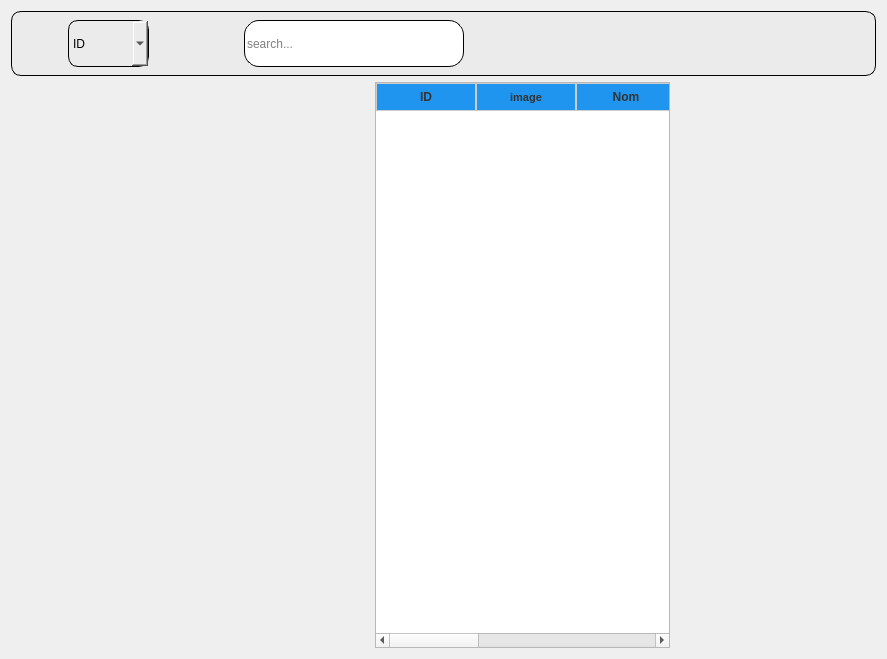
         <widget class="QWidget" name="list_machine">
          <layout class="QGridLayout" name="gridLayout_20">
           <item row="0" column="0" colspan="16">
            <widget class="QWidget" name="widget_8" native="true">
             <property name="minimumSize">
              <size>
               <width>0</width>
               <height>65</height>
              </size>
             </property>
             <property name="maximumSize">
              <size>
               <width>16777215</width>
               <height>65</height>
              </size>
             </property>
             <property name="styleSheet">
              <string notr="true">background-color: rgb(235, 235, 235); /* Couleur de fond */
    border: 1px solid black; /* Couleur de bordure */
    border-radius: 10px; /* Arrondi des coins */
 
</string>
             </property>
             <layout class="QGridLayout" name="gridLayout_19">
              <item row="0" column="0">
               <layout class="QHBoxLayout" name="horizontalLayout_13">
                <property name="spacing">
                 <number>6</number>
                </property>
                <property name="sizeConstraint">
                 <enum>QLayout::SetMinimumSize</enum>
                </property>
                <item>
                 <widget class="QPushButton" name="pushButton_27">
                  <property name="maximumSize">
                   <size>
                    <width>65</width>
                    <height>60</height>
                   </size>
                  </property>
                  <property name="styleSheet">
                   <string notr="true">QPushButton{

 padding-left: 10px;
border:none;

}</string>
                  </property>
                  <property name="text">
                   <string/>
                  </property>
                  <property name="icon">
                   <iconset resource="icon.qrc">
                    <normaloff>:/icon_metierN/ressource/icon_n/icon_metN/filter.png</normaloff>:/icon_metierN/ressource/icon_n/icon_metN/filter.png</iconset>
                  </property>
                  <property name="iconSize">
                   <size>
                    <width>35</width>
                    <height>31</height>
                   </size>
                  </property>
                 </widget>
                </item>
                <item>
                 <widget class="QComboBox" name="comboBox_4">
                  <property name="maximumSize">
                   <size>
                    <width>128</width>
                    <height>60</height>
                   </size>
                  </property>
                  <item>
                   <property name="text">
                    <string>ID</string>
                   </property>
                  </item>
                  <item>
                   <property name="text">
                    <string>Nom</string>
                   </property>
                  </item>
                  <item>
                   <property name="text">
                    <string>Description</string>
                   </property>
                  </item>
                  <item>
                   <property name="text">
                    <string>Etat</string>
                   </property>
                  </item>
                 </widget>
                </item>
               </layout>
              </item>
              <item row="0" column="1">
               <spacer name="horizontalSpacer_10">
                <property name="orientation">
                 <enum>Qt::Horizontal</enum>
                </property>
                <property name="sizeHint" stdset="0">
                 <size>
                  <width>89</width>
                  <height>20</height>
                 </size>
                </property>
               </spacer>
              </item>
              <item row="0" column="2">
               <layout class="QHBoxLayout" name="horizontalLayout_14">
                <property name="spacing">
                 <number>3</number>
                </property>
                <item>
                 <widget class="QLineEdit" name="lineEdit_4">
                  <property name="minimumSize">
                   <size>
                    <width>220</width>
                    <height>0</height>
                   </size>
                  </property>
                  <property name="maximumSize">
                   <size>
                    <width>250</width>
                    <height>200</height>
                   </size>
                  </property>
                  <property name="palette">
                   <palette>
                    <active>
                     <colorrole role="Button">
                      <brush brushstyle="SolidPattern">
                       <color alpha="255">
                        <red>255</red>
                        <green>255</green>
                        <blue>255</blue>
                       </color>
                      </brush>
                     </colorrole>
                     <colorrole role="Base">
                      <brush brushstyle="SolidPattern">
                       <color alpha="255">
                        <red>255</red>
                        <green>255</green>
                        <blue>255</blue>
                       </color>
                      </brush>
                     </colorrole>
                     <colorrole role="Window">
                      <brush brushstyle="SolidPattern">
                       <color alpha="255">
                        <red>255</red>
                        <green>255</green>
                        <blue>255</blue>
                       </color>
                      </brush>
                     </colorrole>
                    </active>
                    <inactive>
                     <colorrole role="Button">
                      <brush brushstyle="SolidPattern">
                       <color alpha="255">
                        <red>255</red>
                        <green>255</green>
                        <blue>255</blue>
                       </color>
                      </brush>
                     </colorrole>
                     <colorrole role="Base">
                      <brush brushstyle="SolidPattern">
                       <color alpha="255">
                        <red>255</red>
                        <green>255</green>
                        <blue>255</blue>
                       </color>
                      </brush>
                     </colorrole>
                     <colorrole role="Window">
                      <brush brushstyle="SolidPattern">
                       <color alpha="255">
                        <red>255</red>
                        <green>255</green>
                        <blue>255</blue>
                       </color>
                      </brush>
                     </colorrole>
                    </inactive>
                    <disabled>
                     <colorrole role="Button">
                      <brush brushstyle="SolidPattern">
                       <color alpha="255">
                        <red>255</red>
                        <green>255</green>
                        <blue>255</blue>
                       </color>
                      </brush>
                     </colorrole>
                     <colorrole role="Base">
                      <brush brushstyle="SolidPattern">
                       <color alpha="255">
                        <red>255</red>
                        <green>255</green>
                        <blue>255</blue>
                       </color>
                      </brush>
                     </colorrole>
                     <colorrole role="Window">
                      <brush brushstyle="SolidPattern">
                       <color alpha="255">
                        <red>255</red>
                        <green>255</green>
                        <blue>255</blue>
                       </color>
                      </brush>
                     </colorrole>
                    </disabled>
                   </palette>
                  </property>
                  <property name="styleSheet">
                   <string notr="true">/*background-color: rgb(255, 255, 255); 
    border-radius: 15px;  */
 background-color: rgb(255, 255, 255); /* Couleur de fond */
    border-radius: 15px; /* Arrondi des coins */
    border: 1px solid black; /* Bordure de 1px en couleur noire */</string>
                  </property>
                  <property name="text">
                   <string/>
                  </property>
                  <property name="placeholderText">
                   <string>search...</string>
                  </property>
                 </widget>
                </item>
                <item>
                 <widget class="QPushButton" name="pushButton_28">
                  <property name="maximumSize">
                   <size>
                    <width>50</width>
                    <height>50</height>
                   </size>
                  </property>
                  <property name="styleSheet">
                   <string notr="true">QPushButton{

 padding-left: 10px;
border:none;

}</string>
                  </property>
                  <property name="text">
                   <string/>
                  </property>
                  <property name="icon">
                   <iconset resource="icon.qrc">
                    <normaloff>:/icon_metierN/ressource/icon_n/icon_metN/search.png</normaloff>:/icon_metierN/ressource/icon_n/icon_metN/search.png</iconset>
                  </property>
                  <property name="iconSize">
                   <size>
                    <width>33</width>
                    <height>23</height>
                   </size>
                  </property>
                 </widget>
                </item>
               </layout>
              </item>
              <item row="0" column="3">
               <spacer name="horizontalSpacer_11">
                <property name="orientation">
                 <enum>Qt::Horizontal</enum>
                </property>
                <property name="sizeHint" stdset="0">
                 <size>
                  <width>118</width>
                  <height>20</height>
                 </size>
                </property>
               </spacer>
              </item>
              <item row="0" column="4">
               <layout class="QHBoxLayout" name="horizontalLayout_15">
                <item>
                 <widget class="QPushButton" name="historique_machine">
                  <property name="styleSheet">
                   <string notr="true">QPushButton{

 padding-left: 10px;
border:none;

}</string>
                  </property>
                  <property name="text">
                   <string/>
                  </property>
                  <property name="icon">
                   <iconset resource="icon.qrc">
                    <normaloff>:/icon_tabN/ressource/icon_n/icon_tabN/archiver.png</normaloff>:/icon_tabN/ressource/icon_n/icon_tabN/archiver.png</iconset>
                  </property>
                  <property name="iconSize">
                   <size>
                    <width>40</width>
                    <height>40</height>
                   </size>
                  </property>
                 </widget>
                </item>
                <item>
                 <widget class="QPushButton" name="screenshot_machine">
                  <property name="styleSheet">
                   <string notr="true">QPushButton{

 padding-left: 10px;
border:none;

}</string>
                  </property>
                  <property name="text">
                   <string/>
                  </property>
                  <property name="icon">
                   <iconset resource="icon.qrc">
                    <normaloff>:/icon_metierN/ressource/icon_n/icon_metN/screenshoot.png</normaloff>:/icon_metierN/ressource/icon_n/icon_metN/screenshoot.png</iconset>
                  </property>
                  <property name="iconSize">
                   <size>
                    <width>50</width>
                    <height>50</height>
                   </size>
                  </property>
                 </widget>
                </item>
                <item>
                 <widget class="QPushButton" name="sendd">
                  <property name="maximumSize">
                   <size>
                    <width>48</width>
                    <height>33</height>
                   </size>
                  </property>
                  <property name="styleSheet">
                   <string notr="true">QPushButton{

 padding-left: 10px;
border:none;

}</string>
                  </property>
                  <property name="text">
                   <string/>
                  </property>
                  <property name="icon">
                   <iconset resource="icon.qrc">
                    <normaloff>:/icon_metierN/ressource/icon_n/icon_metN/ai.png</normaloff>:/icon_metierN/ressource/icon_n/icon_metN/ai.png</iconset>
                  </property>
                  <property name="iconSize">
                   <size>
                    <width>40</width>
                    <height>35</height>
                   </size>
                  </property>
                 </widget>
                </item>
                <item>
                 <widget class="QPushButton" name="excel_machine">
                  <property name="styleSheet">
                   <string notr="true">QPushButton{

 padding-left: 10px;
border:none;

}</string>
                  </property>
                  <property name="text">
                   <string/>
                  </property>
                  <property name="icon">
                   <iconset resource="icon.qrc">
                    <normaloff>:/icon_metierN/ressource/icon_n/icon_metN/microsoft-excel.png</normaloff>:/icon_metierN/ressource/icon_n/icon_metN/microsoft-excel.png</iconset>
                  </property>
                  <property name="iconSize">
                   <size>
                    <width>40</width>
                    <height>40</height>
                   </size>
                  </property>
                 </widget>
                </item>
                <item>
                 <widget class="QPushButton" name="pdf_machine">
                  <property name="maximumSize">
                   <size>
                    <width>60</width>
                    <height>60</height>
                   </size>
                  </property>
                  <property name="styleSheet">
                   <string notr="true">QPushButton{

 padding-left: 10px;
border:none;

}</string>
                  </property>
                  <property name="text">
                   <string/>
                  </property>
                  <property name="icon">
                   <iconset resource="icon.qrc">
                    <normaloff>:/icon_metierN/ressource/icon_n/icon_metN/pdf-file.png</normaloff>:/icon_metierN/ressource/icon_n/icon_metN/pdf-file.png</iconset>
                  </property>
                  <property name="iconSize">
                   <size>
                    <width>40</width>
                    <height>40</height>
                   </size>
                  </property>
                 </widget>
                </item>
               </layout>
              </item>
             </layout>
            </widget>
           </item>
           <item row="1" column="0">
            <spacer name="verticalSpacer_29">
             <property name="orientation">
              <enum>Qt::Vertical</enum>
             </property>
             <property name="sizeHint" stdset="0">
              <size>
               <width>20</width>
               <height>505</height>
              </size>
             </property>
            </spacer>
           </item>
           <item row="1" column="1">
            <spacer name="verticalSpacer_30">
             <property name="orientation">
              <enum>Qt::Vertical</enum>
             </property>
             <property name="sizeHint" stdset="0">
              <size>
               <width>20</width>
               <height>505</height>
              </size>
             </property>
            </spacer>
           </item>
           <item row="1" column="2">
            <spacer name="verticalSpacer_31">
             <property name="orientation">
              <enum>Qt::Vertical</enum>
             </property>
             <property name="sizeHint" stdset="0">
              <size>
               <width>20</width>
               <height>505</height>
              </size>
             </property>
            </spacer>
           </item>
           <item row="1" column="3">
            <spacer name="verticalSpacer_32">
             <property name="orientation">
              <enum>Qt::Vertical</enum>
             </property>
             <property name="sizeHint" stdset="0">
              <size>
               <width>20</width>
               <height>505</height>
              </size>
             </property>
            </spacer>
           </item>
           <item row="1" column="4">
            <spacer name="verticalSpacer_33">
             <property name="orientation">
              <enum>Qt::Vertical</enum>
             </property>
             <property name="sizeHint" stdset="0">
              <size>
               <width>20</width>
               <height>505</height>
              </size>
             </property>
            </spacer>
           </item>
           <item row="1" column="5">
            <spacer name="verticalSpacer_34">
             <property name="orientation">
              <enum>Qt::Vertical</enum>
             </property>
             <property name="sizeHint" stdset="0">
              <size>
               <width>20</width>
               <height>505</height>
              </size>
             </property>
            </spacer>
           </item>
           <item row="1" column="6">
            <spacer name="verticalSpacer_35">
             <property name="orientation">
              <enum>Qt::Vertical</enum>
             </property>
             <property name="sizeHint" stdset="0">
              <size>
               <width>20</width>
               <height>505</height>
              </size>
             </property>
            </spacer>
           </item>
           <item row="1" column="7">
            <spacer name="verticalSpacer_36">
             <property name="orientation">
              <enum>Qt::Vertical</enum>
             </property>
             <property name="sizeHint" stdset="0">
              <size>
               <width>20</width>
               <height>505</height>
              </size>
             </property>
            </spacer>
           </item>
           <item row="1" column="8">
            <spacer name="verticalSpacer_37">
             <property name="orientation">
              <enum>Qt::Vertical</enum>
             </property>
             <property name="sizeHint" stdset="0">
              <size>
               <width>20</width>
               <height>505</height>
              </size>
             </property>
            </spacer>
           </item>
           <item row="1" column="9">
            <spacer name="verticalSpacer_38">
             <property name="orientation">
              <enum>Qt::Vertical</enum>
             </property>
             <property name="sizeHint" stdset="0">
              <size>
               <width>20</width>
               <height>505</height>
              </size>
             </property>
            </spacer>
           </item>
           <item row="1" column="10">
            <spacer name="verticalSpacer_39">
             <property name="orientation">
              <enum>Qt::Vertical</enum>
             </property>
             <property name="sizeHint" stdset="0">
              <size>
               <width>20</width>
               <height>505</height>
              </size>
             </property>
            </spacer>
           </item>
           <item row="1" column="11">
            <spacer name="verticalSpacer_40">
             <property name="orientation">
              <enum>Qt::Vertical</enum>
             </property>
             <property name="sizeHint" stdset="0">
              <size>
               <width>20</width>
               <height>505</height>
              </size>
             </property>
            </spacer>
           </item>
           <item row="1" column="12">
            <spacer name="verticalSpacer_41">
             <property name="orientation">
              <enum>Qt::Vertical</enum>
             </property>
             <property name="sizeHint" stdset="0">
              <size>
               <width>20</width>
               <height>505</height>
              </size>
             </property>
            </spacer>
           </item>
           <item row="1" column="13">
            <spacer name="verticalSpacer_42">
             <property name="orientation">
              <enum>Qt::Vertical</enum>
             </property>
             <property name="sizeHint" stdset="0">
              <size>
               <width>20</width>
               <height>505</height>
              </size>
             </property>
            </spacer>
           </item>
           <item row="1" column="14">
            <widget class="QTableWidget" name="table_machine">
             <property name="sizePolicy">
              <sizepolicy hsizetype="Expanding" vsizetype="Expanding">
               <horstretch>0</horstretch>
               <verstretch>0</verstretch>
              </sizepolicy>
             </property>
             <property name="minimumSize">
              <size>
               <width>0</width>
               <height>0</height>
              </size>
             </property>
             <property name="maximumSize">
              <size>
               <width>1000</width>
               <height>5000</height>
              </size>
             </property>
             <property name="font">
              <font>
               <weight>50</weight>
               <bold>false</bold>
               <underline>false</underline>
               <strikeout>false</strikeout>
               <kerning>true</kerning>
              </font>
             </property>
             <property name="mouseTracking">
              <bool>false</bool>
             </property>
             <property name="tabletTracking">
              <bool>false</bool>
             </property>
             <property name="styleSheet">
              <string notr="true">QTableView {
     radius:10px;
 
    box-shadow: 0px 5px 10px rgba(0, 0, 0, 0.1); /* Ajouter un effet d'ombre */
} QHeaderView::section {
   background-color: rgb(31, 149, 239);
    color: #333333; /* Couleur du texte de l'en-tête */
    padding: 4px; /* Espace intérieur de l'en-tête */
    border: 1px solid #cccccc; /* Bordure de l'en-tête */
    text-align: left; /* Alignement du texte de l'en-tête */
}
QTableView::item:selected {
    background-color: #4d90fe; /* Couleur de fond de la cellule sélectionnée */
    color: white; /* Couleur du texte de la cellule sélectionnée */
}</string>
             </property>
             <property name="lineWidth">
              <number>1</number>
             </property>
             <property name="sizeAdjustPolicy">
              <enum>QAbstractScrollArea::AdjustIgnored</enum>
             </property>
             <property name="tabKeyNavigation">
              <bool>true</bool>
             </property>
             <property name="showDropIndicator" stdset="0">
              <bool>true</bool>
             </property>
             <property name="dragEnabled">
              <bool>false</bool>
             </property>
             <property name="dragDropOverwriteMode">
              <bool>true</bool>
             </property>
             <property name="alternatingRowColors">
              <bool>true</bool>
             </property>
             <property name="showGrid">
              <bool>true</bool>
             </property>
             <property name="sortingEnabled">
              <bool>false</bool>
             </property>
             <property name="wordWrap">
              <bool>true</bool>
             </property>
             <property name="cornerButtonEnabled">
              <bool>true</bool>
             </property>
             <property name="rowCount">
              <number>0</number>
             </property>
             <attribute name="horizontalHeaderCascadingSectionResizes">
              <bool>false</bool>
             </attribute>
             <attribute name="horizontalHeaderMinimumSectionSize">
              <number>16</number>
             </attribute>
             <attribute name="horizontalHeaderHighlightSections">
              <bool>true</bool>
             </attribute>
             <attribute name="horizontalHeaderShowSortIndicator" stdset="0">
              <bool>false</bool>
             </attribute>
             <attribute name="verticalHeaderVisible">
              <bool>false</bool>
             </attribute>
             <attribute name="verticalHeaderCascadingSectionResizes">
              <bool>true</bool>
             </attribute>
             <column>
              <property name="text">
               <string>ID</string>
              </property>
              <property name="toolTip">
               <string/>
              </property>
              <property name="font">
               <font>
                <weight>75</weight>
                <bold>true</bold>
               </font>
              </property>
              <property name="background">
               <color>
                <red>255</red>
                <green>255</green>
                <blue>255</blue>
               </color>
              </property>
              <property name="foreground">
               <brush brushstyle="Dense1Pattern">
                <color alpha="255">
                 <red>0</red>
                 <green>170</green>
                 <blue>0</blue>
                </color>
               </brush>
              </property>
              <property name="icon">
               <iconset resource="icon.qrc">
                <normaloff>:/icon_ajout_P_N/ressource/icon_n/icon_ajoutPn/key.png</normaloff>:/icon_ajout_P_N/ressource/icon_n/icon_ajoutPn/key.png</iconset>
              </property>
             </column>
             <column>
              <property name="text">
               <string>image</string>
              </property>
              <property name="font">
               <font>
                <pointsize>8</pointsize>
                <weight>75</weight>
                <bold>true</bold>
               </font>
              </property>
              <property name="foreground">
               <brush brushstyle="NoBrush">
                <color alpha="255">
                 <red>0</red>
                 <green>170</green>
                 <blue>0</blue>
                </color>
               </brush>
              </property>
              <property name="icon">
               <iconset resource="icon.qrc">
                <normaloff>:/icon_ajout_P_N/ressource/icon_n/icon_ajoutPn/picture.png</normaloff>:/icon_ajout_P_N/ressource/icon_n/icon_ajoutPn/picture.png</iconset>
              </property>
             </column>
             <column>
              <property name="text">
               <string>Nom</string>
              </property>
              <property name="font">
               <font>
                <pointsize>9</pointsize>
                <weight>75</weight>
                <bold>true</bold>
               </font>
              </property>
              <property name="icon">
               <iconset resource="icon.qrc">
                <normaloff>:/icon_ajout_P_N/ressource/icon_n/icon_ajoutPn/pen.png</normaloff>:/icon_ajout_P_N/ressource/icon_n/icon_ajoutPn/pen.png</iconset>
              </property>
             </column>
             <column>
              <property name="text">
               <string>Description</string>
              </property>
              <property name="font">
               <font>
                <weight>75</weight>
                <bold>true</bold>
               </font>
              </property>
              <property name="foreground">
               <brush brushstyle="SolidPattern">
                <color alpha="255">
                 <red>0</red>
                 <green>170</green>
                 <blue>0</blue>
                </color>
               </brush>
              </property>
              <property name="icon">
               <iconset resource="icon.qrc">
                <normaloff>:/icon_ajout_P_N/ressource/icon_n/icon_ajoutPn/pen.png</normaloff>:/icon_ajout_P_N/ressource/icon_n/icon_ajoutPn/pen.png</iconset>
              </property>
             </column>
             <column>
              <property name="text">
               <string>Etat</string>
              </property>
              <property name="font">
               <font>
                <pointsize>8</pointsize>
                <weight>75</weight>
                <bold>true</bold>
               </font>
              </property>
              <property name="foreground">
               <brush brushstyle="SolidPattern">
                <color alpha="255">
                 <red>0</red>
                 <green>170</green>
                 <blue>0</blue>
                </color>
               </brush>
              </property>
              <property name="icon">
               <iconset resource="icon.qrc">
                <normaloff>:/icon_tabN/ressource/icon_n/icon_tabN/tools.png</normaloff>:/icon_tabN/ressource/icon_n/icon_tabN/tools.png</iconset>
              </property>
             </column>
             <column>
              <property name="text">
               <string>Actions</string>
              </property>
              <property name="font">
               <font>
                <weight>75</weight>
                <bold>true</bold>
               </font>
              </property>
              <property name="foreground">
               <brush brushstyle="NoBrush">
                <color alpha="255">
                 <red>0</red>
                 <green>170</green>
                 <blue>0</blue>
                </color>
               </brush>
              </property>
              <property name="icon">
               <iconset resource="icon.qrc">
                <normaloff>:/icon_ajout_P_N/ressource/icon_n/icon_ajoutPn/law.png</normaloff>:/icon_ajout_P_N/ressource/icon_n/icon_ajoutPn/law.png</iconset>
              </property>
             </column>
            </widget>
           </item>
           <item row="1" column="15">
            <layout class="QVBoxLayout" name="verticalLayout_16">
             <property name="spacing">
              <number>6</number>
             </property>
             <property name="leftMargin">
              <number>0</number>
             </property>
             <property name="topMargin">
              <number>0</number>
             </property>
             <property name="rightMargin">
              <number>0</number>
             </property>
             <property name="bottomMargin">
              <number>9</number>
             </property>
             <item>
              <spacer name="verticalSpacer_93">
               <property name="orientation">
                <enum>Qt::Vertical</enum>
               </property>
               <property name="sizeHint" stdset="0">
                <size>
                 <width>20</width>
                 <height>358</height>
                </size>
               </property>
              </spacer>
             </item>
             <item>
              <widget class="QLabel" name="label_54">
               <property name="minimumSize">
                <size>
                 <width>200</width>
                 <height>199</height>
                </size>
               </property>
               <property name="maximumSize">
                <size>
                 <width>60</width>
                 <height>60</height>
                </size>
               </property>
               <property name="text">
                <string/>
               </property>
               <property name="pixmap">
                <pixmap resource="icon.qrc">:/icon_b/ressource/icon_b/logoflexi.png</pixmap>
               </property>
               <property name="scaledContents">
                <bool>true</bool>
               </property>
              </widget>
             </item>
            </layout>
           </item>
          </layout>
         </widget>
